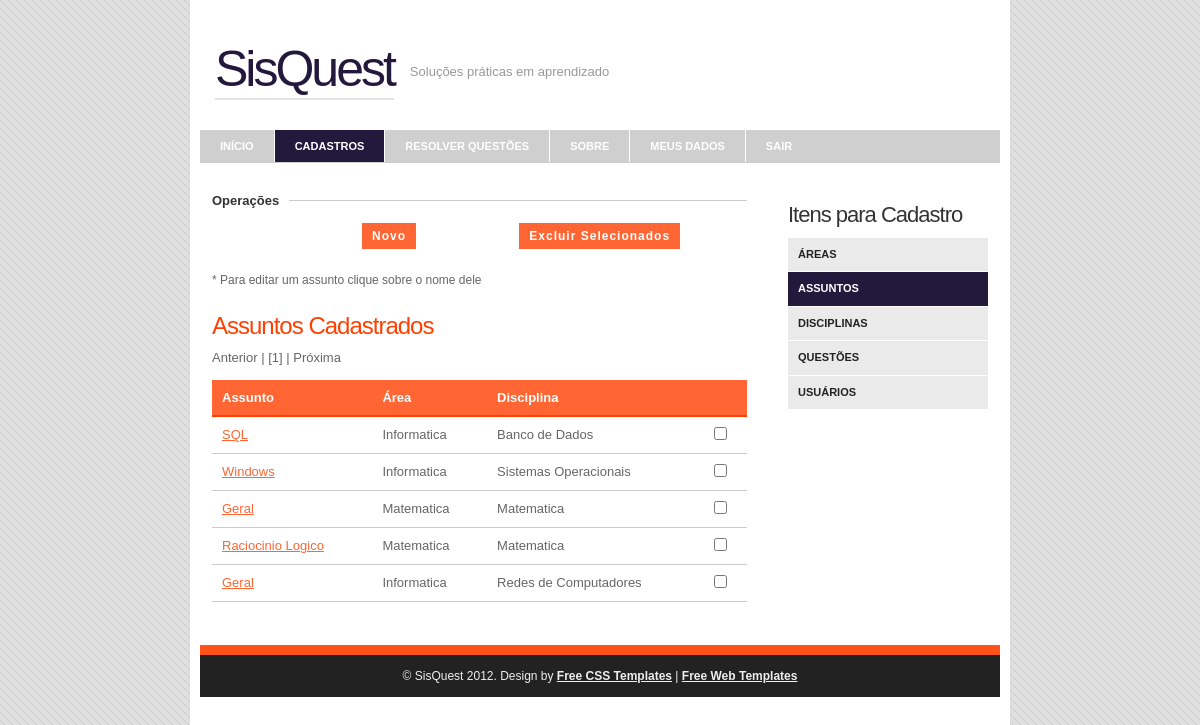
Screenshot of /SisQuest/adm/assunto/filtro.php (signed in) with the database file from the repository.
### tables this page shows
CREATE TABLE IF NOT EXISTS `tb_disciplina` (
  `Id_Disciplina` int(10) unsigned NOT NULL AUTO_INCREMENT,
  `Cadastrante` varchar(20) DEFAULT NULL,
  `Id_Area` int(10) unsigned NOT NULL,
  `Nome_Disciplina` varchar(100) NOT NULL,
  PRIMARY KEY (`Id_Disciplina`),
  KEY `Id_Area` (`Id_Area`),
  KEY `Cadastrante` (`Cadastrante`)
);

CREATE TABLE IF NOT EXISTS `tb_assunto` (
  `Id_Assunto` int(10) unsigned NOT NULL AUTO_INCREMENT,
  `Cadastrante` varchar(20) DEFAULT NULL,
  `Id_Disciplina` int(10) unsigned NOT NULL,
  `Nome_Assunto` varchar(100) NOT NULL,
  PRIMARY KEY (`Id_Assunto`),
  KEY `Id_Disciplina` (`Id_Disciplina`),
  KEY `Cadastrante` (`Cadastrante`)
);

CREATE TABLE IF NOT EXISTS `tb_area` (
  `Id_Area` int(10) unsigned NOT NULL AUTO_INCREMENT,
  `Cadastrante` varchar(20) DEFAULT NULL,
  `Nome_Area` varchar(100) NOT NULL,
  PRIMARY KEY (`Id_Area`),
  KEY `Cadastrante` (`Cadastrante`)
);

### SisQuest/dao/seguranca.php (called while the page is built, shortened)
<?php
	$_SG['conectaServidor'] = true;
    $_SG['abreSessao'] = true;
    $_SG['caseSensitive'] = false;
    $_SG['validaSempre'] = true;
    $_SG['servidor'] = 'localhost:3306';
    $_SG['usuario'] = 'root';
    $_SG['senha'] = '';
    $_SG['banco'] = 'db_leandro_kevin';
    $_SG['paginaLogin'] = "../index.php";
    $_SG['tabela'] = 'tb_usuario';
?>

### SisQuest/dao/assuntoDao.php (called while the page is built, shortened)
<?php
function assuntoConsulta($link){
	$resultado = mysql_query("SELECT a.id_assunto as idast, a.nome_assunto as nast, d.nome_disciplina as ndisc, ar.nome_area as narea FROM tb_disciplina d, tb_area ar, tb_assunto a WHERE a.id_disciplina=d.id_disciplina AND d.id_area = ar.id_area ",$link);
	return $resultado;
}
function assuntoConsultaFiltro($liminf,$limsup,$link){
	$resultado = mysql_query("SELECT a.id_assunto as idast, a.nome_assunto as nast, d.nome_disciplina as ndisc, ar.nome_area as narea FROM tb_disciplina d, tb_area ar, tb_assunto a WHERE a.id_disciplina=d.id_disciplina AND d.id_area = ar.id_area LIMIT $liminf,$limsup",$link);
	return $resultado;
}
?>

### SisQuest/servico/assuntoConsulta.php (called while the page is built, shortened)
<?php
include("../../dao/seguranca.php");
include("../../dao/assuntoDao.php");
$resultadoTotal=assuntoConsulta($_SG['link']);
?>

### SisQuest/adm/assunto/filtro.php (the view, shortened to what this page needs)
<?php
include("../../servico/assuntoConsulta.php");
$num_por_pagina = 10;
if (!isset($pagina)) {
	$pagina=1;
}
$primeiro_registro = ($pagina*$num_por_pagina) - $num_por_pagina;
$resultado=assuntoConsultaFiltro($primeiro_registro,$num_por_pagina,$_SG['link']);
?>
<!DOCTYPE html PUBLIC "-//W3C//DTD XHTML 1.0 Strict//EN" "http://www.w3.org/TR/xhtml1/DTD/xhtml1-strict.dtd">
<html xmlns="http://www.w3.org/1999/xhtml">
<head>
<link rel="stylesheet" href="../../styles.css" type="text/css" />
</head>
<body>
<div id="container">
	<div id="header">
    	<h1><a href="/">SisQuest</a></h1>
        <h2>Soluções práticas em aprendizado</h2>
    </div>
    <div id="nav">
    	<ul>
        	<li class="start"><a href="../principal.php">INÍCIO</a></li>
            <li class="selected"><a href="../cadastros.php">CADASTROS</a></li>
            <li><a href="../resolver_questoes.php">RESOLVER QUESTÕES</a></li>
            <li><a href="../sobreAdm.php">SOBRE</a></li>
            <li><a href="../meus_dados.php">MEUS DADOS</a></li>
        <li class="end"><a href="../../dao/logout.php?opt=logout">SAIR</a></li>
        </ul>
    </div>
    <div id="body">
		<div id="content">
        <fieldset>
        <legend>Operações</legend>
        <form action="../../servico/assuntoDelete.php" method="post" onsubmit="return (existemItensParaExcluir())">
			<p>
				<input class="formbutton" style="margin-left: 150px;" onclick="location.href='cadastro.php' " type='button' value="Novo"/>
				<input class="formbutton" style="margin-left: 100px;" type="submit" name="exlcuir" value="Excluir Selecionados" onClick="return confirm('Deseja mesmo excluir esse(s) item(ns)?')"/>
             </p>
             <p>* Para editar um assunto clique sobre o nome dele</p>
            <h3>Assuntos Cadastrados</h3>
            <?php
            	$totalConsulta=mysql_num_rows($resultadoTotal);
               	include '../../paginacao.php';
               	echo "<br/><br/>";
             ?>
            <table cellspacing="0">
                <tr>
                     <th>Assunto</th>
                    <th>Área</th>
                    <th>Disciplina</th>
                    <th></th>
                </tr>
                <?php while ($linhas= mysql_fetch_array($resultado)){?>
                	<tr>
                		<td><a href="editar.php?id=<?php echo $linhas['idast'];?>"><?php echo $linhas['nast'];?></a></td>
                		<td><?php echo $linhas['narea'];?></td>
                		<td><?php echo $linhas['ndisc'];?></td>
                		<td><?php echo "<input name=\"excluir[]\" type=\"checkbox\" id=\"".$linhas['idast']."\" value=\"".$linhas['idast']."\">"; ?></td>
                   	</tr>
               <?php } ?>
            </table>
            </form>
			</fieldset>
            <p>&nbsp;</p>
        </div>
        <div class="sidebar">
            <ul>
               <li>
                    <h3>Itens para Cadastro</h3>
                    <ul class="blocklist">
                        <li><a  href="../area/filtro.php">ÁREAS</a></li>
                        <li><a style="background-color:#23193D;color:#FFFFFF" href="filtro.php">ASSUNTOS</a></li>
                        <li><a href="../disciplina/filtro.php">DISCIPLINAS</a></li>
                        <li><a href="../questoes/filtro.php">QUESTÕES</a></li>
                        <li><a href="../usuarios/filtro.php">USUÁRIOS</a></li>
                    </ul>
                </li>
            </ul>
        </div>
    </div>
    <div id="footer">
        <div class="footer-bottom">
            <p>&copy; SisQuest 2012. Design by <a href="http://www.spyka.net">Free CSS Templates</a> | <a href="http://www.justfreetemplates.com">Free Web Templates</a></p>
         </div>
    </div>
</div>
</body>
</html>

### SisQuest/paginacao.php
<?php
$total_paginas= $totalConsulta/$num_por_pagina;
$prev = $pagina - 1;
$next = $pagina + 1;
if ($pagina > 1) {
	$prev_link = "<a href=\"{$_SERVER['PHP_SELF']}?pagina=$prev\">Anterior</a>";
} else {
	$prev_link = "Anterior";
}
if ($total_paginas > $pagina) {
	$next_link = "<a href=\"{$_SERVER['PHP_SELF']}?pagina=$next\">Próxima</a>";
} else {
	$next_link = "Próxima";
}
$total_paginas = ceil($total_paginas);
$painel = "";
for ($x=1; $x<=$total_paginas; $x++) {
	if ($x==$pagina) {
		$painel .= " [$x] ";
	} else {
		$painel .= " <a href=\"{$_SERVER['PHP_SELF']}?pagina=$x\">[$x]</a>";
	}
}
echo "$prev_link | $painel | $next_link";
?>

### SisQuest/styles.css (style rules this page uses)
body { background: #ddd url('images/body.png') repeat scroll top left; margin:0; padding:0; font-family: Verdana, Geneva, sans-serif; font-size: 13px; color: #666; }
* { margin:0; padding:0; }
table { width: 100%; text-align: left; }
th, td { padding: 10px 10px; }
th { color: #fff; background: #FF6633 none repeat-x scroll left top; border-bottom: 2px solid #FF4000; }
td { border-bottom: 1px solid #ccc; }
p { line-height: 1.9em; margin-bottom: 20px; font-size: 12px; }
a { color: #FF6633; }
fieldset { display: block; border: none; border-top: 1px solid #ccc; }
fieldset legend { font-weight: bold; font-size: 13px; padding-right: 10px; color: #333; }
fieldset form { padding-top: 15px; }
form input, form select, form textarea { padding: 5px; color: #333333; border: 1px solid #ddd; border-right:1px solid #ccc; border-bottom:1px solid #ccc; background-color:#fff; font-family: Arial, Helvetica, sans-serif; font-size: 13px; }
form input.formbutton { border: none; background: #FF6633 none repeat-x scroll left top; color: #ffffff; font-weight: bold; padding: 6px 10px; font-size: 12px; font-family: Tahoma, Geneva, sans-serif; letter-spacing: 1px; width: auto; overflow: visible; }
h1 { color: #000; font-size: 35px; font-family: Arial, Helvetica, sans-serif; }
h2 { color: #000; font-family: Arial, Helvetica, sans-serif; font-size: 27px; letter-spacing: 0px; font-weight: normal; padding: 0 0 5px; margin: 0; }
h3 { color: #FF4000; font-size: 24px; font-weight: normal; margin-bottom: 10px; letter-spacing: -1px; font-family: Arial, Helvetica, sans-serif; }
ul, ol { margin: 0 0 35px 35px; }
li { padding-bottom: 5px; }
li ol, li ul { font-size: 1.0em; margin-bottom: 0; padding-top: 5px; }
#container { width: 800px; margin: 0 auto; padding: 10px 10px 30px; background-color: #fff; }
#header { padding: 30px 15px; margin: 0 auto; }
#header h1 a { color: #23193D; font-size: 50px; font-weight: normal; text-decoration: none; letter-spacing: -3px; float: left; border-bottom: 2px solid #E2E1E0; }
#header h2 { color: #999; float: left; font-size: 13px; margin-left: 12px; margin-top: 24px; padding-left: 4px; letter-spacing: 0; }
#nav { height: 33px; width: 800px; background-color: #cfcfcf; }
#nav ul { list-style: none; padding: 0; margin: 0; height: 45px; }
#nav ul li { float: left; display: block; padding: 0; }
#nav ul li a:hover, #nav ul li.selected { background-color:#23193D; }
#nav ul li a { color: #fff; display: block; border-right: 1px solid #fff; font-size: 11px; font-weight: bold; text-transform: uppercase; padding: 10px 20px; text-decoration: none; }
#nav ul li.start a { border-left: none; }
#nav ul li.end a { border-right: none; }
#body { background: none; margin:0 auto; padding: 30px 12px 0; width: 776px; }
#content { float: left; width: 535px; }
.sidebar { width: 200px; padding: 10px 0 0; float: right; }
.sidebar h3 { color: #333; font-size: 22px; }
.sidebar ul { margin: 0; padding: 0; list-style: none; }
.sidebar ul li { margin-bottom: 20px; line-height: 1.9em; }
.sidebar li ul li { display: block; font-family: Arial, Helvetica, sans-serif; border-top: none; padding: 6px 2px; margin: 0; line-height: 1.5em; font-size: 13px; border: none; }
.sidebar li ul li a { font-weight: normal; color: #222; }
.sidebar li ul.blocklist li { padding: 0; display: inline; }
.sidebar li ul.blocklist li a { background-color: #EAEAEA; display: block; font-family: Arial,Helvetica,sans-serif; font-size: 11px; font-weight: bold; margin-bottom: 1px; padding: 7px 10px; text-decoration: none; text-transform: uppercase; }
#footer { margin:0 auto 0; border-top: 10px solid #FF531A; width: 800px; }
#footer p { text-align: left; color: #ccc; font-size: 12px; font-family: Arial, Helvetica, sans-serif; margin: 0; padding: 0; }
#footer p a { color: #ccc; font-weight: bold; }
#footer .footer-bottom { padding: 10px; text-align: center; background-color: #222; }
#footer .footer-bottom p { text-align: center; }
#footer .footer-bottom p, #footer .footer-bottom p a { color: #eee; }
.selected { color: #FFF; background-color: #23193D; }

### rows the page displays
tb_disciplina: tb_assunto.Nome_Assunto "SQL", Id_Area.Nome_Area "Informatica", Nome_Disciplina "Banco de Dados"
tb_disciplina: tb_assunto.Nome_Assunto "Windows", Id_Area.Nome_Area "Informatica", Nome_Disciplina "Sistemas Operacionais"
tb_disciplina: tb_assunto.Nome_Assunto "Geral", Id_Area.Nome_Area "Matematica", Nome_Disciplina "Matematica", tb_assunto.Nome_Assunto "Raciocinio Logico"
tb_disciplina: tb_assunto.Nome_Assunto "Geral", Id_Area.Nome_Area "Informatica", Nome_Disciplina "Redes de Computadores"

### other values shown
$prev_link "Anterior"
$next_link "Próxima"
